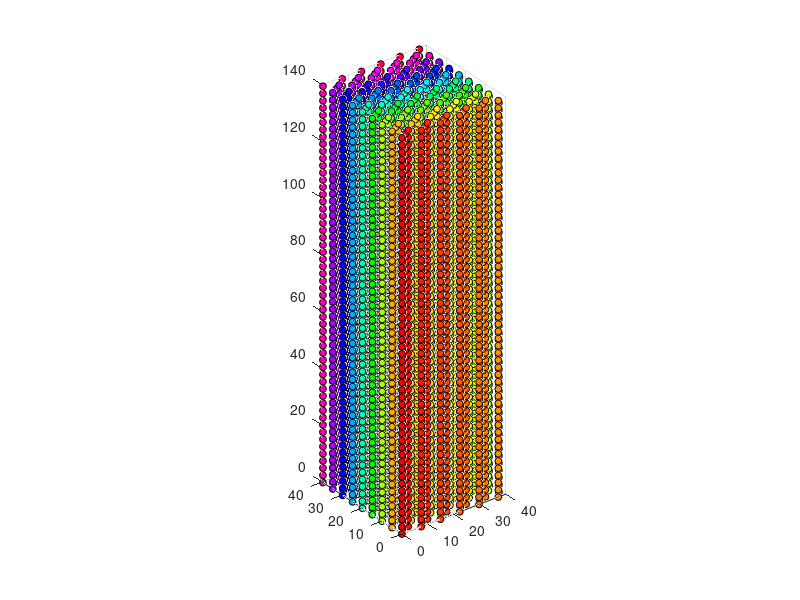

This figure's MATLAB source:
%This code develops perfect crystalline structure based on polyethylene
%information gathered from the Handbook of Polyethylene.

%For reference: PE forms a BC orthrhombic crystal structure

bond_angle = deg2rad(112);
bond_length = 1.53; %in angstroms

%initial dimensions of cell in simulation (angstroms)
xdim = 40;
ydim = 40;
zdim = 140;

%create a vector with the initial chain
%this vector can then be repeated at the unit cell corners to create a
%complete crystal over the volume
k = 1;
for ii = 0:1.27:zdim
    if rem(ii,2.54)==0
        initchain(k,1) = 0; %x location
        initchain(k,2) = 0; %y location
        initchain(k,3) = ii; %z location
        bc_chain(k,1) = 4.356;
        bc_chain(k,2) = 2.475;
        bc_chain(k,3) = ii;
    else
        initchain(k,1) = 0.646;
        initchain(k,2) = 0.561;
        initchain(k,3) = ii;
        bc_chain(k,1) = 3.71;
        bc_chain(k,2) = 3.037;
        bc_chain(k,3) = ii;
    end
    k=k+1;
end

%we now have one complete chain so we can repeat in a and b accordingly
%a rotated chain will need to be created for the (body-center)
chains = vertcat(initchain,bc_chain);
ctr = 1;
for ii = 7.42:7.42:xdim
    newchainx = initchain(:,1)+ctr*7.42;
    newbc_chainx = bc_chain(:,1)+ctr*7.42;
    chains = vertcat(chains,[newchainx,initchain(:,2),initchain(:,3)],[newbc_chainx,bc_chain(:,2),bc_chain(:,3)]);
    ctr = ctr + 1;
end;
ctr = 1;
allchains = chains;
for ii = 4.95:4.95:ydim
    newchainy = chains(:,2)+ctr*4.95;
    allchains = vertcat(allchains,[chains(:,1),newchainy,chains(:,3)]);
    ctr = ctr+1;
end
j = 1;
for ii = 1:numel(allchains(:,1))
    atoms(ii) = ii;
    id(ii) = j;
    if rem(ii,numel(initchain(:,1)))==0
        j = j+1; %will create unique chain id's
    end
    mol(ii) = 1;
end
num = numel(initchain(:,1));
col = numel(allchains(:,1))/num;
color = hsv(col);
H = plot3(allchains(1:num,1),allchains(1:num,2),allchains(1:num,3));
set(H,'LineStyle','none','Marker','o','MarkerEdgeColor','k','MarkerFaceColor',color(1,:),'MarkerSize',5);
grid on;
hold on;
for m = 2:col
    H = plot3(allchains((m-1)*num+1:m*num,1),allchains((m-1)*num+1:m*num,2),allchains((m-1)*num+1:m*num,3));
    set(H,'LineStyle','none','Marker','o','MarkerEdgeColor','k','MarkerFaceColor',color(m,:),'MarkerSize',5);
end
axis tight equal;
axis([0 xdim 0 ydim 0 zdim])

hold off;


% save in my format

locations = zeros(length(allchains),6,1);
locations(:,4:6,1) = allchains;

bounds = zeros(3,2,1);
bounds(1,:,1) = [0,xdim];
bounds(2,:,1) = [0,ydim];
bounds(3,:,1) = [0,zdim];

timestep = 1;

% save perfect_xtal.mat bounds locations timestep





